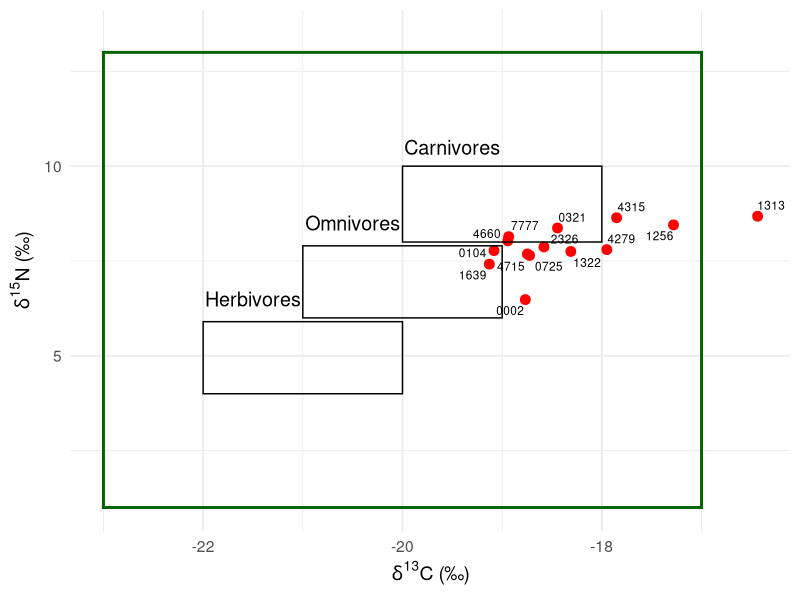
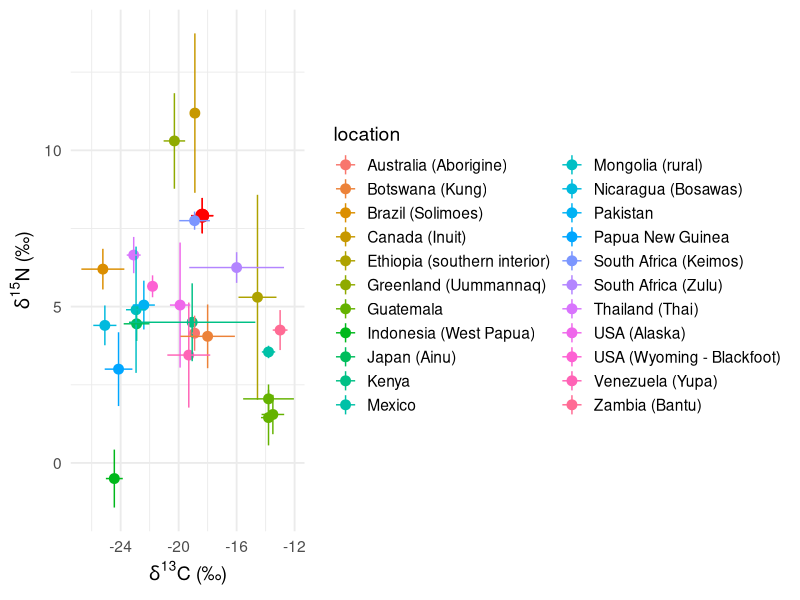
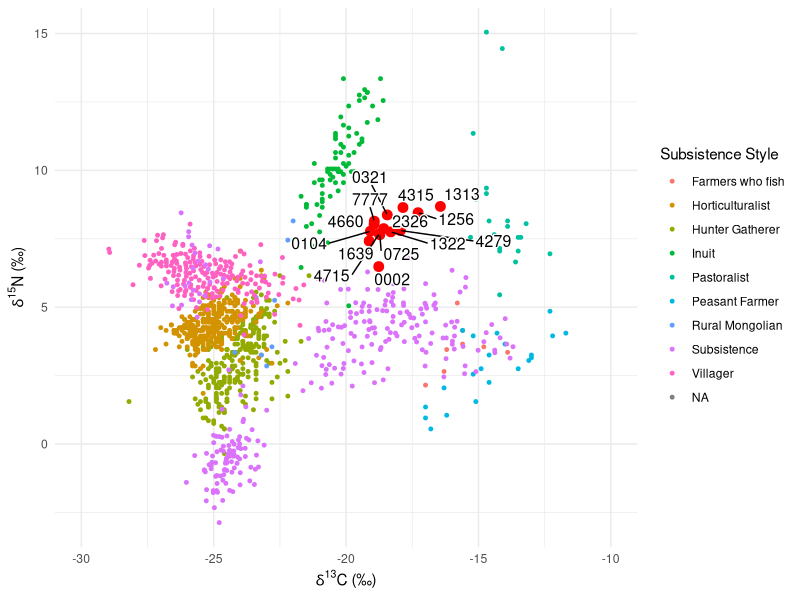
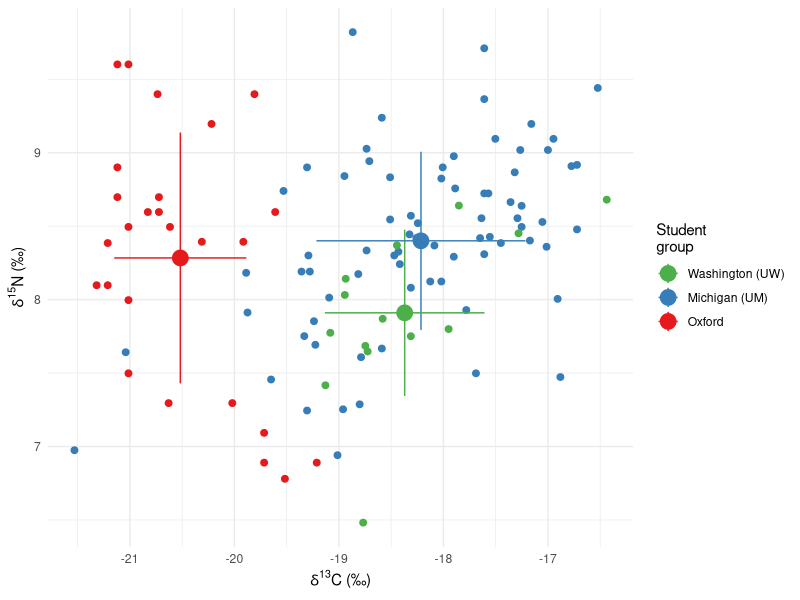
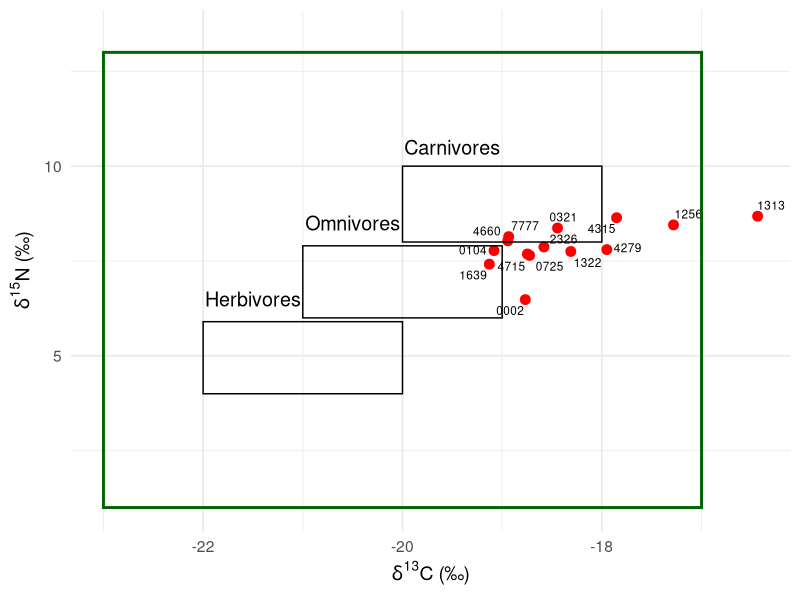
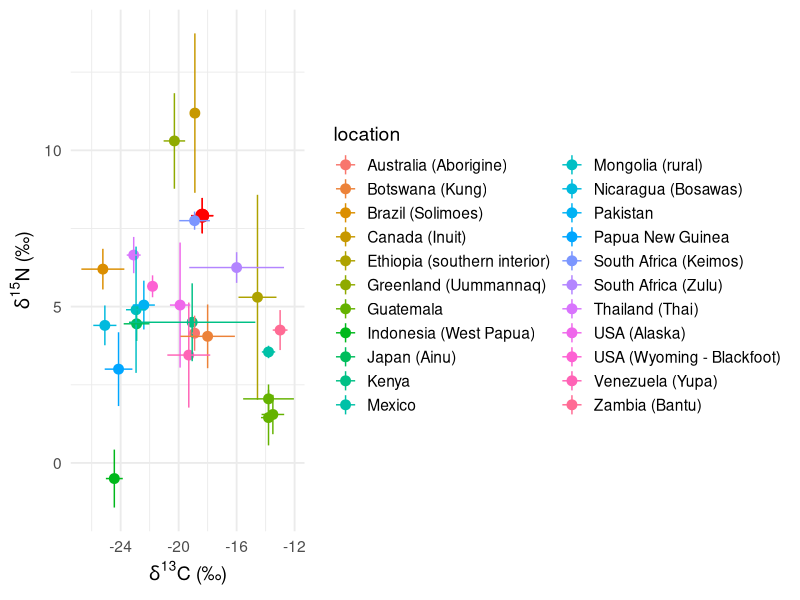
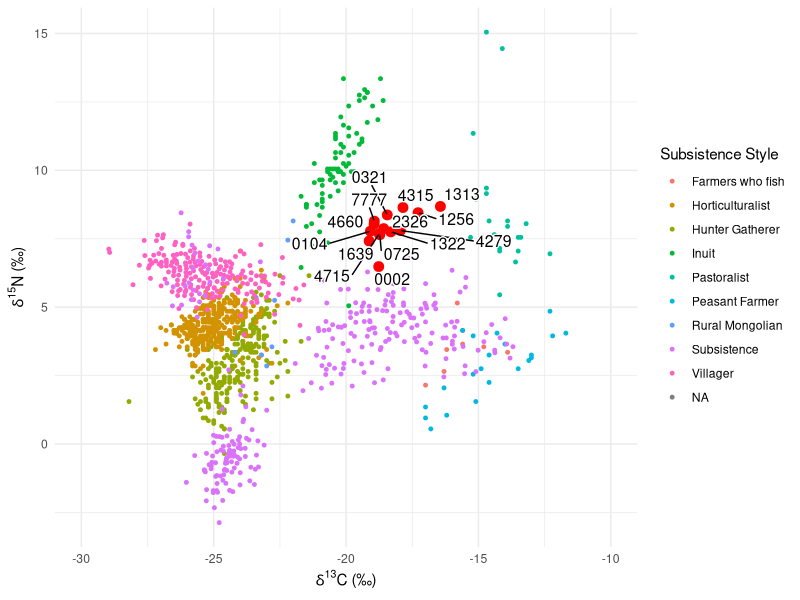
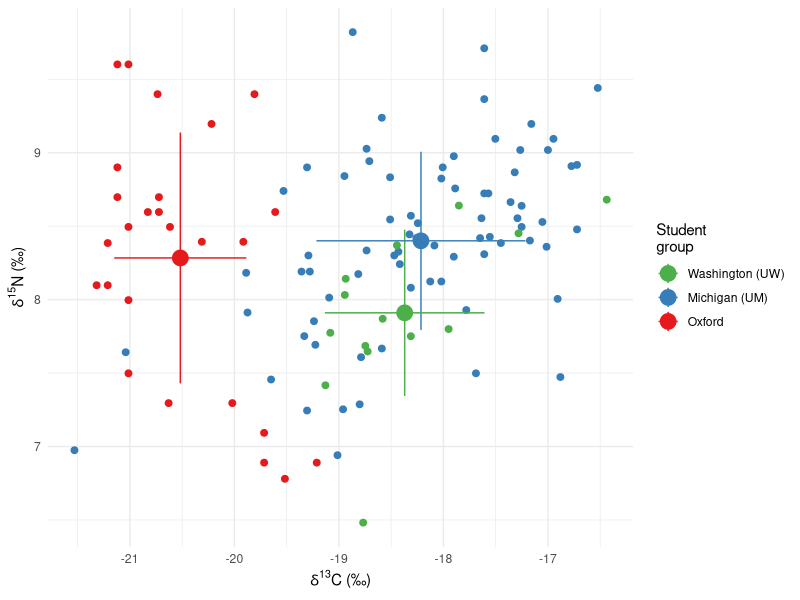

The R source for these figures, in order:
## ---- chunk 1
# Loading Packages
library(tidyverse)
library(readxl)
library(dplyr)
library(ggrepel)
library(here)
## ---- chunk 2
# read sample and global data into variables

sample_data <- 
  read_csv(here("data/sample_CN.csv"))

global_data_indiv <- 
  read_excel(here("data/Global N15 Values.xlsx"), 
             sheet ="Modern subsistence ind.")

global_data_av <- 
  read_excel(here("data/Global N15 Values.xlsx"), 
             sheet ="modern subsistence averages") %>% 
  drop_na(`δ13C_MDE (‰)`)

# read in British and Michigan Data

British_data <- read_csv(here("data/British.csv"),
                         col_names = FALSE)

Michigan_data <- read_csv(here("data/Michigan_dataset .csv"),
                         col_names = FALSE)
  

## ---- chunk 3
#| label: fig-1
#| fig-cap: "Scatterplot of individual δ15N (‰) and δ13C (‰) Archy 486 sample ID’s grouped by C3 Terrestrial Ecosystem and individual diet classification (Müldner, G. (2018). Plot produced by Anne and Aoife. "
  # plot our hair data
library(ggrepel)
ggplot(sample_data) +
    theme_minimal() +
  geom_point(aes(x = d.13C.12C.VPDB ,
                 y = d.15N.14N.air), 
             size = 3,
             colour="red") +
  # label each data point with sample ID
  geom_text_repel(
    aes(x = `d.13C.12C.VPDB`,
        y = `d.15N.14N.air`,
        label = Identifier.1),
    size=3,
    # label all ID's despite overlap
    max.overlaps = Inf) +
  # label x and y axis for consistency with other plots
  labs(x = "δ13C (‰)",
       y = "δ15N (‰)",
       size=3,
       linewidth=2)+
  # create outlines for herbivores, omnivores, carnivores using parameters from Müldner, G. (2018).
  annotate(
    "rect",
    xmin = c(-22, -21, -20),
    xmax = c(-20, -19, -18),
    ymin = c(4, 6, 8),
    ymax = c(5.9, 7.9, 10),
    fill = NA,
    color = "black",
    linewidth=0.5
  ) +
  # create outline for "Terrestrial C3 Ecosystem" for context on graph.
  annotate(
    "rect",
    xmin = c(-23),
    xmax = c(-17),
    ymin = c(1),
    ymax = c(13),
    color = "Dark Green",
    fill = NA,
    linewidth=1
  ) +
  # label all outlines for context and clarity
  annotate(
    "text",
    x = -20,
    y = 13.5,
    label = "",
    color = "Dark Green",
    parse = TRUE,
    size=5
  ) +
  annotate(
    "text",
    x = -21.5,
    y = 6.5,
    label = "Herbivores",
    parse = TRUE,
    size=5
  ) +
  annotate(
    "text",
    x = -20.5,
    y = 8.5,
    label = "Omnivores",
    parse = TRUE,
    size=5
  ) +
  annotate(
    "text",
    x = -19.5,
    y = 10.5,
    label = "Carnivores",
    parse = TRUE,
    size=5
  ) +
  theme_minimal(base_size = 14) +
    xlab(expression(italic(delta)^13*C*" (‰)")) +
  ylab(expression(italic(delta)^15*N*" (‰)")) 
# +
 #scale_x_continuous(sec.axis = dup_axis(
    #name = "% C4")) +
  #labs(title = "Comparing Archy 486 Samples to Trophic Levels in a Terrestrial C3 Ecosystem") 


ggsave(here("figures",
            "trophic_level.png"),
       bg ="white",
       h = 5, # experiment with h and w to get the right size and proportion
       w = 9,
       units = "in",
       dpi = 900) # make the image nice and crisp))

## ---- chunk 4

global_data <- 
  read_excel(here("data/Global N15 Values.xlsx"),
             sheet = "Modern subsistence ind.")
global_values <- 
  read_excel(here("data/Global N15 Values.xlsx"),
             sheet = "Modern non subsistence averages")

global_subsistence_values <- 
  read_excel(here("data/Global N15 Values.xlsx"),
    sheet = "modern subsistence averages")
## ---- chunk 5
global_subsistence_values_labs <-
  global_subsistence_values %>%
  select(`location`, `δ15N_MDE (‰)`, `SD...6`, `δ13C_MDE (‰)`, `SD...4` ) %>%
  group_by(`location`) %>%
  drop_na()

# rename col
renamed_subsistence <-
global_subsistence_values_labs %>%
  rename(`δ13C (‰)` = `δ13C_MDE (‰)`,
         `δ15N (‰)` = `δ15N_MDE (‰)`) %>%
drop_na()

# select relevant columns from our data
sample_data_perc <-
sample_data %>%
  select(`Identifier.1`, `d.13C.12C.VPDB`, `d.15N.14N.air`) %>% 
  group_by(`Identifier.1`)
  

# select relevant columns from global data
global_values_perc <-
global_values %>%
  select(`location...1`, `δ15N_MDE (‰)`, `δ13C_MDE (‰)`) %>%
  group_by(`location...1`) %>%
  drop_na()

# rename columns from our data
sample_data_perc_lab <-
sample_data_perc %>%
  rename(`δ13C (‰)` = `d.13C.12C.VPDB`,
         `δ15N (‰)` = `d.15N.14N.air`)

 # create a df for the means of `δ13C (‰)` `δ15N (‰)` ratios for class and global data

 `δ13C (‰)` <-
   mean(sample_data_perc_lab$`δ13C (‰)`)
`δ15N (‰)`<-
   mean(sample_data_perc_lab$`δ15N (‰)`)
 
 Statistics_isotopes <- data.frame(means = c("mean_C13", "mean_N15"), Statistics = c(`δ13C (‰)`, `δ15N (‰)`))

mean_sd_C13 <-
  sd(sample_data_perc_lab$`δ13C (‰)`)
mean_sd_N15 <-
  sd(sample_data_perc_lab$`δ15N (‰)`)

# create a class data average dataframe
Stats_isotopes <-
  Statistics_isotopes %>% 
  mutate(mean_sd_C13, mean_sd_N15)

# rename columns in global averages dataframe
global_values_perc_lab <-
global_values_perc %>%
  rename(`δ13C (‰)` = `δ13C_MDE (‰)`,
         `δ15N (‰)` = `δ15N_MDE (‰)`)
  
## ---- chunk 6
#| label: fig-standard-13C-15N
#| fig-cap: "Average δ15N (‰) and δ13C (‰) for class hair samples with line range for standard deviation relative to modern global subsistence average δ15N (‰) and δ13C (‰) with line range for standard deviation (Bird et al. 2021). Plot produced by Aoife and Anne."

library(ggrepel)
ggplot() +
    theme_minimal() +
  # our data plot
  geom_point(data = Stats_isotopes,
             aes(x = `δ13C (‰)`,
                 y = `δ15N (‰)`),
             size = 4,
              color = "red") +
  # our error bar
    geom_linerange(data =  Statistics_isotopes,
                (aes(x = `δ13C (‰)`,
                y = `δ15N (‰)` ,
                ymin=`δ15N (‰)` -1*mean_sd_N15, 
                ymax=`δ15N (‰)` +1*mean_sd_N15)),
              color = "red") +
    # our error bar
    geom_linerange(data =  Statistics_isotopes,
                (aes(x = `δ13C (‰)`,
                y = `δ15N (‰)` ,
                xmin=`δ13C (‰)` -1*mean_sd_C13, 
                xmax=`δ13C (‰)` +1*mean_sd_C13)),
              color = "red") +
  # plot global data
  geom_point(data = renamed_subsistence,
             aes(x = `δ13C (‰)`,
                 y = `δ15N (‰)`,
                 color = `location`), 
             size = 3) +
  geom_linerange(data = renamed_subsistence,
                (aes(x = `δ13C (‰)`,
                y = `δ15N (‰)` ,
                ymin=`δ15N (‰)` -1*SD...6, 
                ymax=`δ15N (‰)` +1*SD...6, 
                color = `location`))) +
  geom_linerange(data = renamed_subsistence,
                (aes(x = `δ13C (‰)`,
                y = `δ15N (‰)` ,
                xmin=`δ13C (‰)` -1*SD...4, 
                xmax=`δ13C (‰)` +1*SD...4, 
                color = `location`))) +
  theme_minimal(base_size = 14) +
    xlab(expression(italic(delta)^13*C*" (‰)")) +
  ylab(expression(italic(delta)^15*N*" (‰)")) 

ggsave(here("figures", 
            "geography.png"),
       bg ="white",
       h = 5, # experiment with h and w to get the right size and proportion
       w = 9,
       units = "in",
       dpi = 900) # make the image nice and crisp))

## ---- chunk 7
eating_habits_data <- read_excel(here("data/Food Survey Responses-2.xlsx"))

## ---- chunk 8
eating_habits_data %>%
group_by(sample_id)
## ---- chunk 9
# subsistence type

#fixing typos in original global data dataset!!!
global_data_renamed <- global_data %>% 
 rename(`Subsistence Style` = `subsistence style`) 


  global_data_right <- global_data_renamed %>% 
  mutate("Subsistence Style" = case_when(
    `Subsistence Style` == "innuit" ~ "Inuit",
    `Subsistence Style` == "rural mongolian" ~ "Rural Mongolian",
    `Subsistence Style` == "Farmers who fish" ~ "Farmers who fish",
    `Subsistence Style` == "villagers" ~ "Villager",
    `Subsistence Style` == "subsistence" ~ "Subsistence",
    `Subsistence Style` == "Pastoralist" ~ "Pastoralist",
    `Subsistence Style` == "Peasant Farmer" ~ "Peasant Farmer",
    `Subsistence Style` == "hunter gatherer" ~ "Hunter Gatherer",
    `Subsistence Style` == "horticulturalists" ~ "Horticulturalist"
))
  
  ###
  
ggplot() +
    theme_minimal() +
  geom_point(data = sample_data,
             aes(x = `d.13C.12C.VPDB`, 
                 y = `d.15N.14N.air`),
             size = 3,
             colour = "red") +
  geom_point(data = global_data_right,
             aes(x = `δ13C_MDE (‰)`, 
                 y = `δ15N_MDE (‰)`,
                 colour = `Subsistence Style`),
             size=1) +
  geom_text_repel(data = sample_data,
             aes(x = `d.13C.12C.VPDB`, 
                 y = `d.15N.14N.air`,
                 label = Identifier.1),
             # label all ID's despite overlap
             max.overlaps = Inf,
             size = 4,
             bg.color = "white",
             bg.r = 0.1) +
  xlim(-30,-10) +
  xlab(expression(italic(delta)^13*C*" (‰)")) +
  ylab(expression(italic(delta)^15*N*" (‰)"))
  #scale_colour_viridis_d()
  #scale_color_brewer(palette = "Dark1")


  ggsave(here("figures", 
            "subsistence_style.png"),
       bg ="white",
       h = 5, # experiment with h and w to get the right size and proportion
       w = 9,
       units = "in",
       dpi = 900) # make the image nice and crisp))

## ---- chunk 10
# British and Michigan comparison

british_and_american_raw <- 
bind_rows(list( Oxford = British_data,
                'Michigan (UM)' = Michigan_data),
          .id = "location") %>% 
    rename("δ13C (‰)" = X1, 
         "δ15N (‰)" = X2) %>% 
  bind_rows(
sample_data %>% 
  select(`δ13C (‰)` = `d.13C.12C.VPDB`, 
         `δ15N (‰)` = `d.15N.14N.air`) %>% 
  mutate(location = 'Washington (UW)')) %>% 
  mutate(location = factor(location, 
                          levels = c('Washington (UW)', 
                                     'Michigan (UM)',
                                     'Oxford')))
  
# find mean and sds

british_and_american_means_and_sd <- 
  british_and_american_raw %>% 
  group_by(location) %>% 
  summarise(mean_C = mean(`δ13C (‰)`),
            mean_N = mean(`δ15N (‰)`),
            sd_C =   sd(`δ13C (‰)`),
            sd_N =   sd(`δ15N (‰)`))

ggplot() +
  theme_minimal() +
  # individual data points
  geom_point(data = british_and_american_raw,
             aes(x = `δ13C (‰)`, 
                 y = `δ15N (‰)`,
                 colour = location),
             size = 2) +
  # mean data points 
  geom_point(data = british_and_american_means_and_sd,
             aes(x = mean_C, 
                 y = mean_N,
                 colour = location),
             size = 5) +
  # error bars
   geom_linerange(data =  british_and_american_means_and_sd,
                (aes(x = mean_C,
                     y = mean_N ,
                 colour = location,
                ymin= mean_N -1* sd_N, 
                ymax=mean_N  +1* sd_N))) +
     geom_linerange(data =  british_and_american_means_and_sd,
                (aes(x = mean_C,
                     y = mean_N ,
                 colour = location,
                xmin= mean_C -1*  sd_C, 
                xmax= mean_C  +1* sd_C))) +
  scale_color_brewer(palette = "Set1",
                     direction=-1,
                     name = "Student\ngroup") +
  xlab(expression(italic(delta)^13*C*" (‰)")) +
  ylab(expression(italic(delta)^15*N*" (‰)"))
  
  
 ggsave(here("figures", 
            "compared_study.png"),
       bg ="white",
       h = 5, # experiment with h and w to get the right size and proportion
       w = 9,
       units = "in",
       dpi = 900) # make the image nice and crisp))
